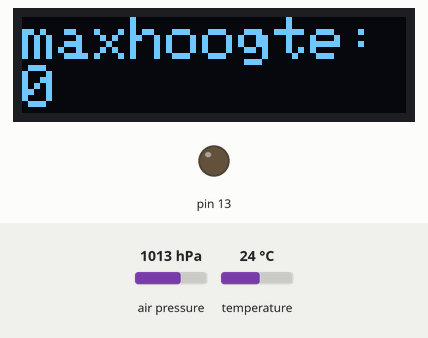
The sketch below on a simulated Arduino Uno, built for the host (arithmetic inside an expression is 32-bit, double 64-bit). Shown: 128×32 one-colour display, output pins drawn as LEDs (lit = HIGH). The inputs (shaded band) are chosen by the test bench; at power-on: air pressure 1013 hPa, temperature 24 °C. The display library's start-up logo is not drawn.

Above: at 2.3 s.

The sketch:

arduino_pro_mini_bme280_rocket.ino
```cpp
// (licence header left out)
#include <Wire.h>
#include "SparkFunBME280.h"
#include <avr/sleep.h>
#include <avr/power.h>
#include <avr/wdt.h>
#include <Adafruit_GFX.h>
#include <Adafruit_SSD1306.h>

#define SCREEN_WIDTH 128  // OLED display width, in pixels
#define SCREEN_HEIGHT 32  // OLED display height, in pixels

// Declaration for an SSD1306 display connected to I2C (SDA, SCL pins)
#define OLED_RESET -1  // Reset pin # (or -1 if sharing Arduino reset pin)
Adafruit_SSD1306 display(SCREEN_WIDTH, SCREEN_HEIGHT, &Wire, OLED_RESET);

#define DEFAULT_MEASUR_MILLIS 1000 /* Get sensor time by default (ms)*/

float SEALEVELPRESSURE_HPA;
float hoogte, heightfloat_decimeters, timems, reading;
float localAltitude = 0;

int maxhoogte;
BME280 mySensor;

unsigned long delayTime = 89;  // millisecs between measurements
const int COUNT = 10;          // number of sensor readings to avarage, must be > 3

// callback function for doing comparisons
template<typename T>
int myCompareFunction(const void *arg1, const void *arg2) {
  T *a = (T *)arg1;  // cast to pointers to type T
  T *b = (T *)arg2;
  // a less than b?
  if (*a < *b)
    return -1;
  // a greater than b?
  if (*a > *b)
    return 1;
  // must be equal
  return 0;
}  // end of myCompareFunction

void setup() {
  // Start serial communication for debugging purposes
  Serial.begin(115200);
  pinMode(13, OUTPUT);
  bool status;
  Wire.begin();

  delay(3);
  // BME280 needs lots of strange delays and/or double reads to start correctly?
  mySensor.setI2CAddress(0x76);
  delay(20);
  if (mySensor.beginI2C() == false) Serial.println("Sensor connect failed");
  delay(20);
  mySensor.setPressureOverSample(4);
  mySensor.setTempOverSample(4);
  delay(20);
  mySensor.readTempC();
  delay(20);
  localAltitude = mySensor.readFloatAltitudeMeters();  //Set reference altitude
  delay(20);
  localAltitude = mySensor.readFloatAltitudeMeters();  //Set reference altitude
  delay(20);
  Serial.println();
}

void loop() {
  if (!display.begin(SSD1306_SWITCHCAPVCC, 0x3C)) {
    Serial.println(F("SSD1306 allocation failed"));
    for (;;)
      ;  // Don't proceed, loop forever
  }

  // Show initial display buffer contents on the screen --
  // the library initializes this with an Adafruit splash screen.
  display.display();
  delay(2000);  // Pause for 2 seconds

  // Clear the buffer
  display.clearDisplay();
  display.setTextSize(2);
  display.setTextColor(WHITE);
  display.setCursor(0, 0);

  int tijdtienden;
  int hoogte;
  float reading, sum = 0;
  float heightfloatmeters = 0.0;

  localAltitude = mySensor.readFloatAltitudeMeters();

  timems = millis();
  mySensor.readTempC();
  delay(10);
  timems = timems / 100;  // time tienden van seconden
  tijdtienden = (int)timems;
  // take COUNT readings of AltitudeMeters
  // total time 80ms
  float readings[10];
  sum = 0.0;
  for (int i = 0; i < COUNT; i++) {
    readings[i] = mySensor.readFloatAltitudeMeters() - localAltitude;
    if (readings[i] < 0.0) readings[i] = 0.0;
    delay(10);
    sum = sum + readings[i];
  }
  qsort(readings, COUNT, sizeof(float), myCompareFunction<float>);
  sum = 0.0;
  for (int i = 1; i < COUNT - 3; i++) {
    sum = sum + readings[i];
    //Serial.println (readings[i]);
  }
  reading = sum / (COUNT - 4);
  if (reading < 0.0) reading = 0.0;
  //Serial.print ("hoogte[m]:");
  //Serial.println (reading);
  heightfloatmeters = reading;
  if (heightfloatmeters < 0.0) heightfloatmeters = 0.0001;
  hoogte = (int)heightfloatmeters;
  if (hoogte > maxhoogte) maxhoogte = hoogte;
  display.clearDisplay();
  display.setCursor(0, 0);
  display.println("maxhoogte:");
  display.println(maxhoogte);

  display.display();
  delay(delayTime);

  die();
}

void die(void) {
  wdt_disable();
  set_sleep_mode(SLEEP_MODE_PWR_DOWN);
  while (true) {
    sleep_enable();
    cli();
    sleep_cpu();
  }
}
```
